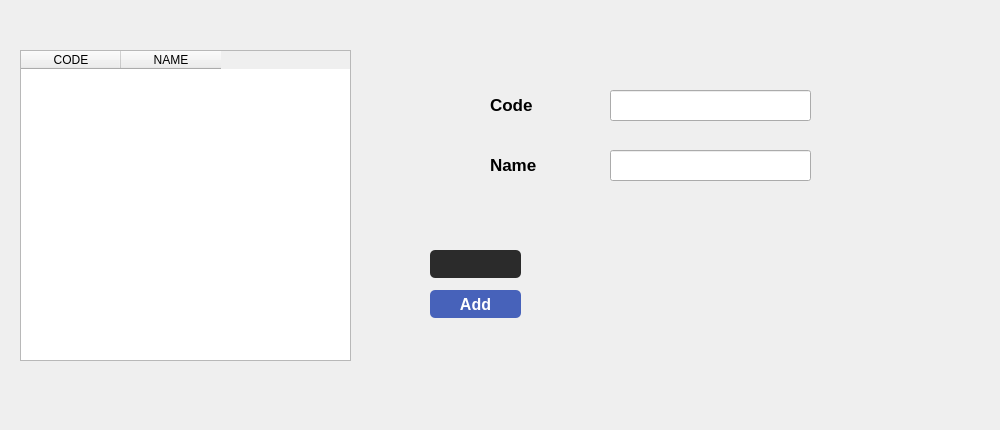
      <widget class="QWidget" name="Code1Details">
       <widget class="QLabel" name="label_2">
        <property name="geometry">
         <rect>
          <x>0</x>
          <y>0</y>
          <width>991</width>
          <height>421</height>
         </rect>
        </property>
        <property name="autoFillBackground">
         <bool>false</bool>
        </property>
        <property name="text">
         <string/>
        </property>
       </widget>
       <widget class="QTableWidget" name="tableWidget_1">
        <property name="geometry">
         <rect>
          <x>20</x>
          <y>50</y>
          <width>331</width>
          <height>311</height>
         </rect>
        </property>
        <property name="columnCount">
         <number>2</number>
        </property>
        <column>
         <property name="text">
          <string>CODE</string>
         </property>
        </column>
        <column>
         <property name="text">
          <string>NAME</string>
         </property>
        </column>
       </widget>
       <widget class="QLabel" name="lb_parameter_name_1">
        <property name="geometry">
         <rect>
          <x>490</x>
          <y>150</y>
          <width>101</width>
          <height>31</height>
         </rect>
        </property>
        <property name="font">
         <font>
          <pointsize>13</pointsize>
          <weight>75</weight>
          <bold>true</bold>
         </font>
        </property>
        <property name="text">
         <string>&lt;html&gt;&lt;head/&gt;&lt;body&gt;&lt;p&gt;&lt;span style=&quot; color:#000000;&quot;&gt;Name&lt;/span&gt;&lt;/p&gt;&lt;/body&gt;&lt;/html&gt;</string>
        </property>
       </widget>
       <widget class="QLabel" name="lb_parameter_code_1">
        <property name="geometry">
         <rect>
          <x>490</x>
          <y>90</y>
          <width>101</width>
          <height>31</height>
         </rect>
        </property>
        <property name="font">
         <font>
          <pointsize>13</pointsize>
          <weight>75</weight>
          <bold>true</bold>
         </font>
        </property>
        <property name="text">
         <string>&lt;html&gt;&lt;head/&gt;&lt;body&gt;&lt;p&gt;&lt;span style=&quot; color:#000000;&quot;&gt;Code&lt;/span&gt;&lt;/p&gt;&lt;/body&gt;&lt;/html&gt;</string>
        </property>
       </widget>
       <widget class="QLineEdit" name="le_parameter_code_1">
        <property name="geometry">
         <rect>
          <x>610</x>
          <y>90</y>
          <width>201</width>
          <height>31</height>
         </rect>
        </property>
       </widget>
       <widget class="QLineEdit" name="le_parameter_name_1">
        <property name="geometry">
         <rect>
          <x>610</x>
          <y>150</y>
          <width>201</width>
          <height>31</height>
         </rect>
        </property>
        <property name="text">
         <string/>
        </property>
       </widget>
       <widget class="QPushButton" name="pb_parameter_create_1">
        <property name="geometry">
         <rect>
          <x>430</x>
          <y>250</y>
          <width>91</width>
          <height>28</height>
         </rect>
        </property>
        <property name="styleSheet">
         <string notr="true">background-color: rgb(43, 43, 43);
color:white;
boder-style: outset;
border-wiidth: 2px;
border-radius: 5px;
border-color: black;
font: bold 16px;
</string>
        </property>
        <property name="text">
         <string/>
        </property>
        <property name="icon">
         <iconset>
          <normaloff>WeighBridgeScreens/Button/create.png</normaloff>WeighBridgeScreens/Button/create.png</iconset>
        </property>
        <property name="iconSize">
         <size>
          <width>103</width>
          <height>30</height>
         </size>
        </property>
       </widget>
       <widget class="QPushButton" name="pb_parameter_delete_1">
        <property name="geometry">
         <rect>
          <x>540</x>
          <y>250</y>
          <width>91</width>
          <height>28</height>
         </rect>
        </property>
        <property name="styleSheet">
         <string notr="true">
color:white;
boder-style: outset;
border-wiidth: 2px;
border-radius: 5px;
border-color: black;
font: bold 16px;
</string>
        </property>
        <property name="text">
         <string/>
        </property>
        <property name="icon">
         <iconset>
          <normaloff>WeighBridgeScreens/Button/delete.png</normaloff>WeighBridgeScreens/Button/delete.png</iconset>
        </property>
        <property name="iconSize">
         <size>
          <width>104</width>
          <height>30</height>
         </size>
        </property>
       </widget>
       <widget class="QPushButton" name="pb_parameter_save_1">
        <property name="geometry">
         <rect>
          <x>760</x>
          <y>250</y>
          <width>91</width>
          <height>28</height>
         </rect>
        </property>
        <property name="styleSheet">
         <string notr="true">
color:white;
boder-style: outset;
border-wiidth: 2px;
border-radius: 5px;
border-color: black;
font: bold 16px;
</string>
        </property>
        <property name="text">
         <string/>
        </property>
        <property name="icon">
         <iconset>
          <normaloff>WeighBridgeScreens/Button/save.png</normaloff>WeighBridgeScreens/Button/save.png</iconset>
        </property>
        <property name="iconSize">
         <size>
          <width>103</width>
          <height>30</height>
         </size>
        </property>
       </widget>
       <widget class="QPushButton" name="pb_parameter_edit_1">
        <property name="geometry">
         <rect>
          <x>650</x>
          <y>250</y>
          <width>91</width>
          <height>28</height>
         </rect>
        </property>
        <property name="styleSheet">
         <string notr="true">
color:white;
boder-style: outset;
border-wiidth: 2px;
border-radius: 5px;
border-color: black;
font: bold 16px;
</string>
        </property>
        <property name="text">
         <string/>
        </property>
        <property name="icon">
         <iconset>
          <normaloff>WeighBridgeScreens/Button/edit.png</normaloff>WeighBridgeScreens/Button/edit.png</iconset>
        </property>
        <property name="iconSize">
         <size>
          <width>103</width>
          <height>30</height>
         </size>
        </property>
       </widget>
       <widget class="QPushButton" name="pb_parameter_cancel_1">
        <property name="geometry">
         <rect>
          <x>870</x>
          <y>250</y>
          <width>91</width>
          <height>28</height>
         </rect>
        </property>
        <property name="styleSheet">
         <string notr="true">
boder-style: outset;
border-wiidth: 2px;
border-radius: 5px;
border-color: black;
font: bold 16px;
</string>
        </property>
        <property name="text">
         <string/>
        </property>
        <property name="icon">
         <iconset>
          <normaloff>WeighBridgeScreens/Button/cancel.png</normaloff>WeighBridgeScreens/Button/cancel.png</iconset>
        </property>
        <property name="iconSize">
         <size>
          <width>103</width>
          <height>30</height>
         </size>
        </property>
       </widget>
       <widget class="QPushButton" name="pb_parameter_close_1">
        <property name="geometry">
         <rect>
          <x>650</x>
          <y>290</y>
          <width>91</width>
          <height>28</height>
         </rect>
        </property>
        <property name="styleSheet">
         <string notr="true">
color:white;
boder-style: outset;
border-wiidth: 2px;
border-radius: 5px;
border-color: black;
font: bold 16px;
</string>
        </property>
        <property name="text">
         <string/>
        </property>
        <property name="icon">
         <iconset>
          <normaloff>WeighBridgeScreens/Button/close.png</normaloff>WeighBridgeScreens/Button/close.png</iconset>
        </property>
        <property name="iconSize">
         <size>
          <width>103</width>
          <height>30</height>
         </size>
        </property>
       </widget>
       <widget class="QPushButton" name="pb_parameter_print_1">
        <property name="geometry">
         <rect>
          <x>540</x>
          <y>290</y>
          <width>91</width>
          <height>28</height>
         </rect>
        </property>
        <property name="styleSheet">
         <string notr="true">
color:white;
boder-style: outset;
border-wiidth: 2px;
border-radius: 5px;
border-color: black;
font: bold 16px;
</string>
        </property>
        <property name="text">
         <string/>
        </property>
        <property name="icon">
         <iconset>
          <normaloff>WeighBridgeScreens/Button/print.png</normaloff>WeighBridgeScreens/Button/print.png</iconset>
        </property>
        <property name="iconSize">
         <size>
          <width>103</width>
          <height>30</height>
         </size>
        </property>
       </widget>
       <widget class="QPushButton" name="pb_parameter_add">
        <property name="geometry">
         <rect>
          <x>430</x>
          <y>290</y>
          <width>91</width>
          <height>28</height>
         </rect>
        </property>
        <property name="styleSheet">
         <string notr="true">background-color: rgb(71, 98, 186);
color:white;
boder-style: outset;
border-wiidth: 2px;
border-radius: 5px;
border-color: black;
font: bold 16px;
</string>
        </property>
        <property name="text">
         <string>Add</string>
        </property>
       </widget>
      </widget>
